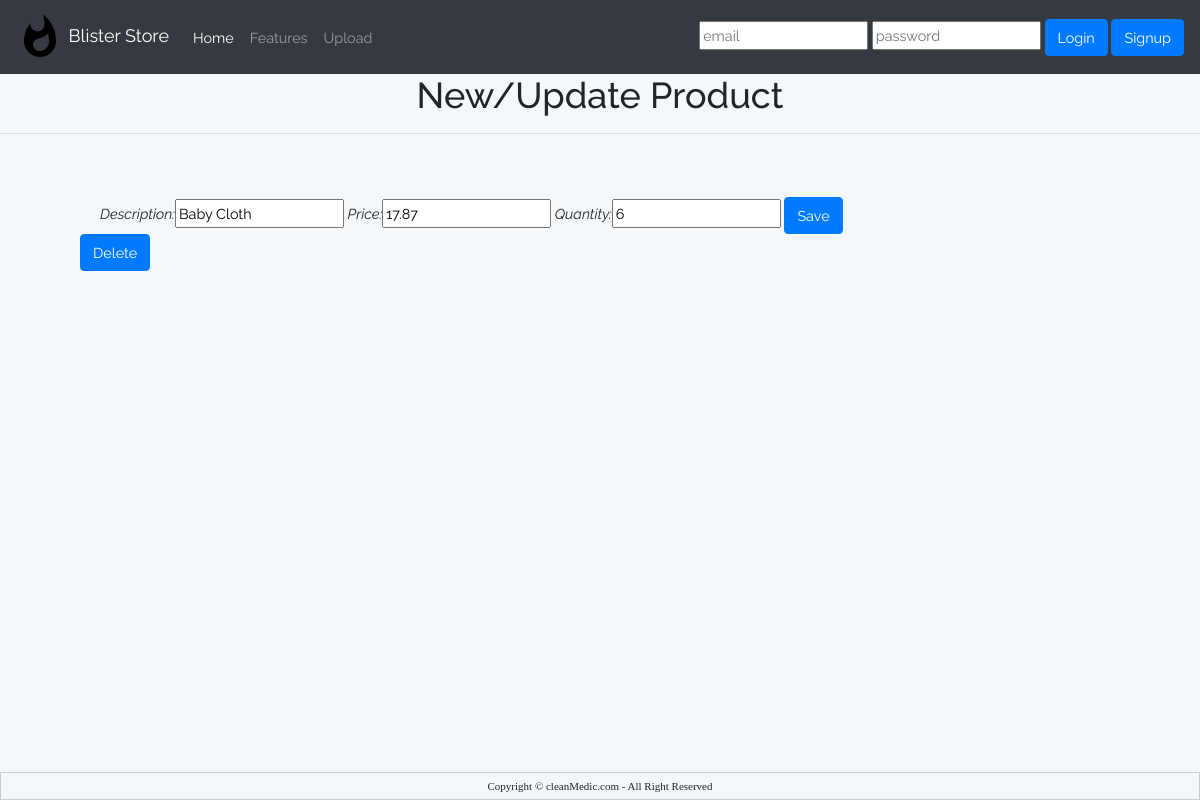
The page /update/4/ on the database its author committed.
### products/models.py (models this page shows, shortened)
class Product(models.Model):
	description = models.CharField(max_length=100)
	price = models.DecimalField(max_digits=10, decimal_places=2)
	quantity = models.IntegerField()
	image = models.ImageField(upload_to='images')

### products/views.py (the view)
# urls.py: path('update/<int:id>/', update_product, name='update_product'),
def update_product(request, id):
	product = Product.objects.get(id=id)
	form = ProductForm(request.POST or None, instance=product)
	if form.is_valid():
		form.save()
		return redirect('list_products')
	return render(request, 'products-form.html', {'form':form, 'product':product})

### products/forms.py
class ProductForm(forms.ModelForm):
	class Meta:
		model = Product
		fields = ['description', 'price', 'quantity']

### products/templates/products-form.html (shortened to what this page needs)
{% extends 'base.html' %}
{% load static %}
{%block content%}
	<h1 style="text-align: center;">New/Update Product</h1>
	<hr/>
	<br/>
	<br/>
	<form method="POST" style="margin: auto;margin-left: 100px;margin-left: 100px; font-style: italic; font-weight: 4px;">
		{{ form }}
		<button type="submit" class="btn btn-primary">Save</button>
	</form>
	{% if product %}
	<a href="{% url 'delete_product' product.id %}" class="btn btn-primary" style="margin-left: 80px; text-shadow: 2px; ">Delete</a>
	{% endif %}
{%endblock%}

### rows shown on the page
Product: description "Baby Cloth", price "17.87", quantity "6"
